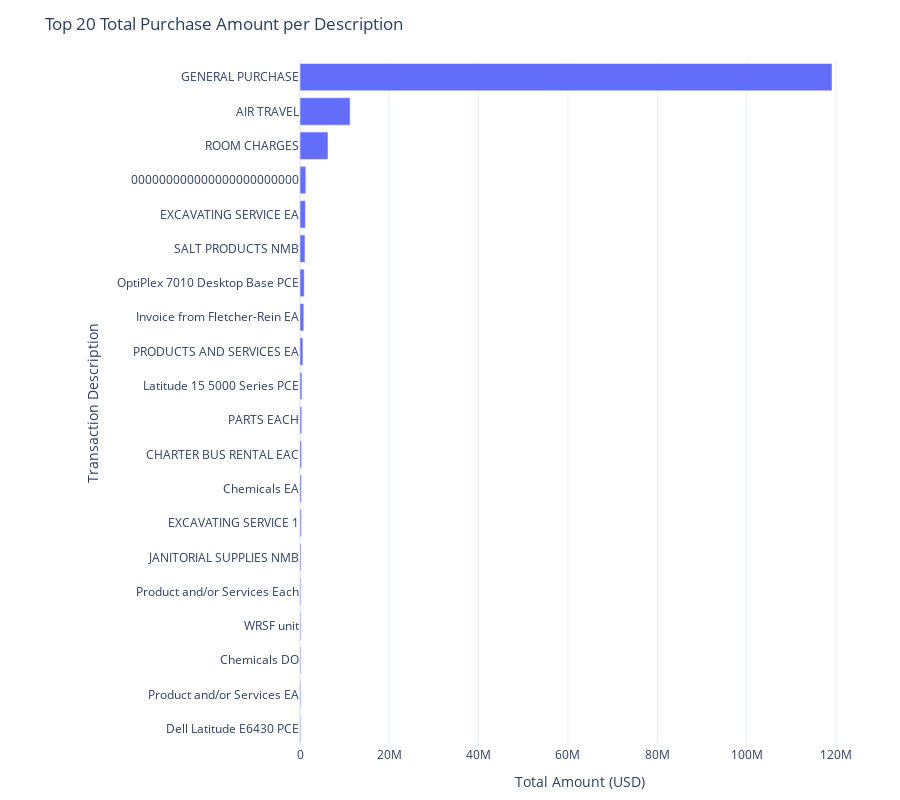

Notebook cell for this chart:
### Markdown cell above
### Amount per Description

### Code cell
desc_totals = (
    df.groupby('Description')['Amount']
      .sum()
      .reset_index()
      .sort_values('Amount', ascending=False)
)

# If there are too many descriptions, you can take the top N, e.g.:
# desc_totals = desc_totals.head(20)

# Plot horizontal bar chart: descriptions on y-axis, amount on x-axis
fig = px.bar(
    desc_totals.head(20),
    y='Description',
    x='Amount',
    orientation='h',
    title='Top 20 Total Purchase Amount per Description',
    labels={'Amount': 'Total Amount (USD)', 'Description': 'Transaction Description'},
    template='plotly_white',
    height=800
)

# Invert the y-axis so the largest bars appear at the top
fig.update_layout(
    yaxis=dict(autorange='reversed'),
    margin=dict(l=300, r=40, t=60, b=40)
)

fig.show()

### Figure 1 — Plotly figure (JSON) as saved in the notebook; plotly's stock layout.template omitted (floating-point values rounded to 4 significant figures)
{"data": [{"hovertemplate": "Total Amount (USD)=%{x}<br>Transaction Description=%{y}<extra></extra>", "legendgroup": "", "marker": {"color": "#636efa", "pattern": {"shape": ""}}, "name": "", "orientation": "h", "showlegend": false, "textposition": "auto", "type": "bar", "x": [119100000.0, 11220000.0, 6264000.0, 1303000.0, 1211000.0, 1113000.0, 945800.0, 848700.0, 651300.0, 428700.0, 385400.0, 362800.0, 313300.0, 289800.0, 227200.0, 194200.0, 185000.0, 182600.0, 179800.0, 174500.0], "xaxis": "x", "y": ["GENERAL PURCHASE", "AIR TRAVEL", "ROOM CHARGES", "000000000000000000000000", "EXCAVATING SERVICE EA", "SALT PRODUCTS NMB", "OptiPlex 7010 Desktop Base PCE", "Invoice from Fletcher-Rein EA", "PRODUCTS AND SERVICES EA", "Latitude 15 5000 Series PCE", "PARTS EACH", "CHARTER BUS RENTAL EAC", "Chemicals EA", "EXCAVATING SERVICE 1", "JANITORIAL SUPPLIES NMB", "Product and/or Services Each", "WRSF unit", "Chemicals DO", "Product and/or Services EA", "Dell Latitude E6430 PCE"], "yaxis": "y"}], "layout": {"barmode": "relative", "height": 800, "legend": {"tracegroupgap": 0}, "margin": {"b": 40, "l": 300, "r": 40, "t": 60}, "title": {"text": "Top 20 Total Purchase Amount per Description"}, "xaxis": {"anchor": "y", "domain": [0, 1], "title": {"text": "Total Amount (USD)"}}, "yaxis": {"anchor": "x", "autorange": "reversed", "domain": [0, 1], "title": {"text": "Transaction Description"}}}}
